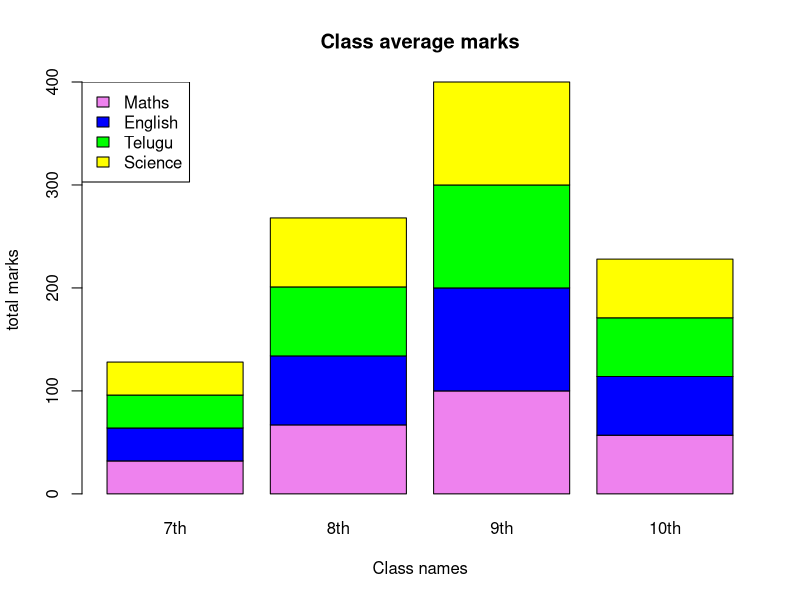

Source code (R):
v=matrix(c(32,67,100,57),nrow=4,ncol = 4,byrow=TRUE)
s=c("Maths","English","Telugu","Science")
cl=c("7th","8th","9th","10th")
c=c("violet","blue","green","yellow")
barplot(v,xlab="Class names",ylab = "total marks",main ="Class average marks",names.arg =cl,col=c )
legend("topleft",s,fill=c)